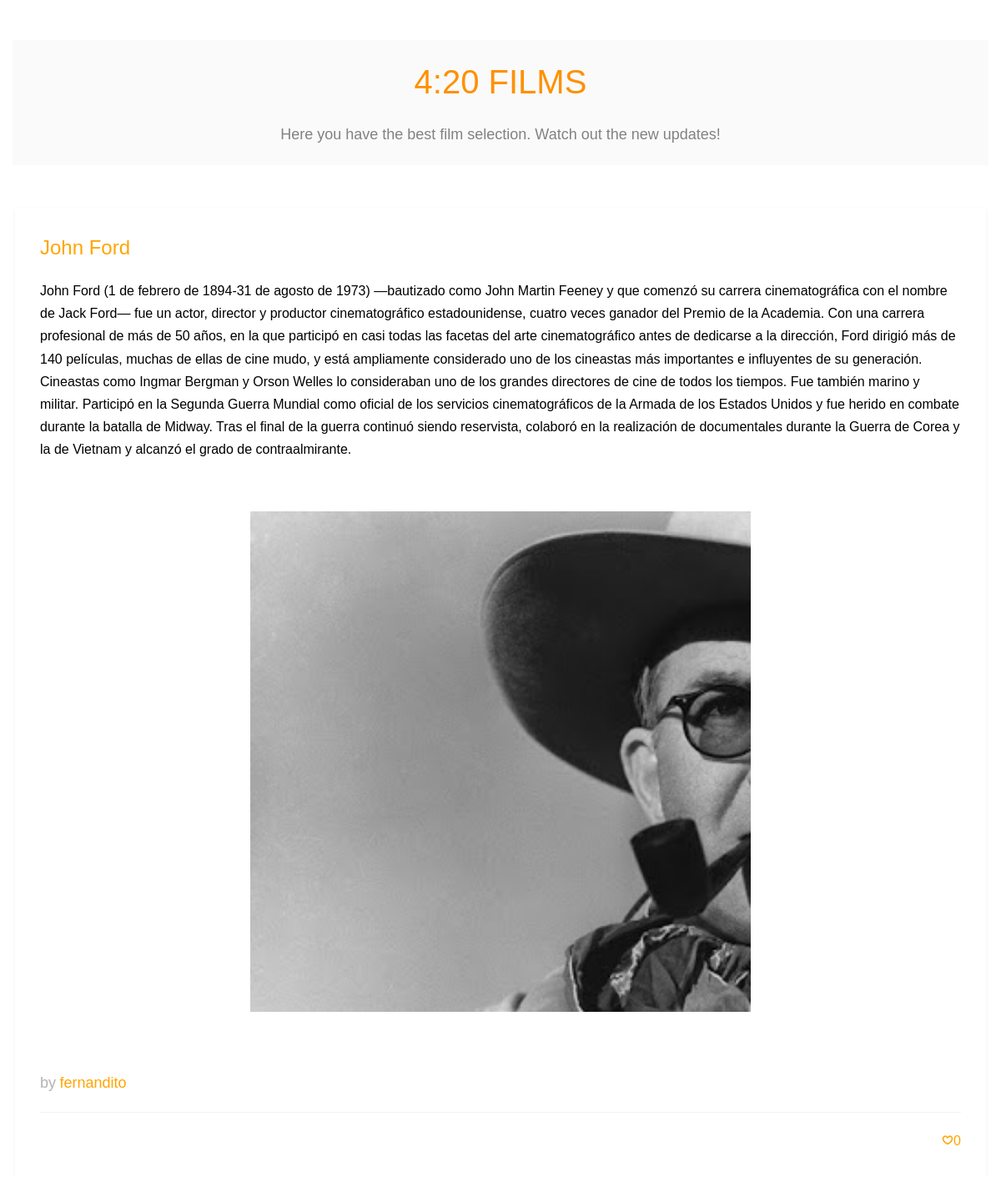
The page /director/13 on the database its author committed.
### appMediaCenter/models.py (models this page shows, shortened)
class Director(models.Model):
    name = models.CharField(max_length=50)
    biography = models.TextField(null=False, blank=False)
    image = models.ImageField(upload_to='media/director_images/')
    likes = models.IntegerField(default=0)

### appMediaCenter/views.py (the view)
# urls.py: path('director/<int:director_id>', views.director, name='director'),
def director(request, director_id):
    director = get_object_or_404(Director, pk=director_id)
    context = {'director': director}
    return render(request, 'director.html', context)

### appMediaCenter/templates/director.html (shortened to what this page needs)
{% extends "base.html" %}
{% block styles %}
{% load static %}
<link rel="stylesheet" href="{% static 'css/animate.css' %}">
<link rel="stylesheet" href="{% static 'css/icomoon.css' %}">
<link rel="stylesheet" href="{% static 'css/bootstrap.css' %}">
<link rel="stylesheet" href="{% static 'css/style.css' %}">
{% endblock %}
{% block content %}
              <div id="fh5co-blog">
                <div class="container">
                    {% if director %}
                    <div class="center">
                      <div class="individual">
                        <div class="blog-text">
                          <h3>{{director.name}}</h3>
                          <p>{{director.biography}}</p>
                          {% load static %}
                          <div class="padding">
                            <div class="director" style="background-image: url({% static director.image.name %});background-size: cover;"></div>
                          </div>
                          <div class="pading"></div>
                          <p><span class="byfernandito">by</span> <span class="orange byfernandito">fernandito</span></p>
                          <ul class="stuff">
                            <li><i class="icon-heart2"></i>{{director.likes}}</li>
                          </ul>
                        </div>
                      </div>
                    </div>
                    {% else %}
                    <p>No existe el director seleccionado.</p>
                    {% endif %}
                </div>
              </div>
{% endblock %}

### appMediaCenter/static/css/icomoon.css (style rules this page uses)
[class^="icon-"], [class*=" icon-"] { font-family: 'icomoon' !important; speak: none; font-style: normal; font-weight: normal; font-variant: normal; text-transform: none; line-height: 1; -webkit-font-smoothing: antialiased; -moz-osx-font-smoothing: grayscale; }
.icon-heart2:before { content: "\eaa4"; }

### appMediaCenter/static/css/style.css (style rules this page uses)
body { font-family: "Space Mono", Arial, serif; font-weight: 400; font-size: 16px; line-height: 1.7; color: #4d4d4d; background: #fff; }
p { margin-bottom: 10px; }
h1, h2, h3, h4, h5, h6, figure { color: #000; font-family: "Space Mono", Arial, serif; font-weight: 400; margin: 0 0 20px 0; }
#fh5co-about, #fh5co-resume, #fh5co-skills, #fh5co-started, #fh5co-work, #fh5co-blog, #fh5co-pricing, #fh5co-contact { padding: 3em 0; clear: both; }
.individual .blog-text { margin-bottom: 30px; position: relative; width: 100%; padding: 30px; float: left; background: #fff; -webkit-box-shadow: 0px 2px 5px 0px rgba(0, 0, 0, 0.06); -moz-box-shadow: 0px 2px 5px 0px rgba(0, 0, 0, 0.06); box-shadow: 0px 2px 5px 0px rgba(0, 0, 0, 0.06); -webkit-transition: 0.3s; -o-transition: 0.3s; transition: 0.3s; }
.individual .blog-text span { display: inline-block; margin-bottom: 10px; font-size: 18px !important; color: rgba(0, 0, 0, 0.3); }
.individual .blog-text .stuff { margin: 0; padding: 0; border-top: 1px solid rgba(0, 0, 0, 0.05); padding-top: 20px; }
.individual .blog-text .stuff li { list-style: none; display: inline-block; margin-left: 10px; }
.individual .blog-text .stuff li:first-child { margin-left: 0; }
.individual .blog-text .stuff li:last-child { float: right; }
.individual .blog-text .stuff li:last-child i { padding-right: 0; padding-left: 10px; }
.individual .blog-text .stuff li i { font-size: 14px; padding-right: 5px; }
.individual .blog-text h3 { font-size: 24px; margin-bottom: 20px; line-height: 1.5; color: orange; }
.individual .blog-text p { color: black; }
.individual { height: 500px; width: 100%; margin: auto; background: rgba(250, 250, 250, 0.95); color: orange; }
.container { padding-left: 0px; padding-right: 0px; }
.individual .blog-text .orange { color: orange; }
.pading { height: 60px; }
.director { margin: 0 auto; width: 600px; height: 600px; }
.padding { margin-top: 60px; }
.center { display: flex; justify-content: center; height: 50px; border: 3px solid transparent; }

### rows shown on the page
Director: name "John Ford", biography "John Ford (1 de febrero de 1894-31 de agosto de 1973) —bautizado como John Martin Feeney y que comenzó su carrera cinematográfica con el nombre de Jack Ford— fue un actor, director y productor cinematográfico estadounidense, cuatro veces ganador del Premio de la Academia. Con una carrera profesional de más de 50 años, en la que participó en casi todas las facetas del arte cinematográfico antes de dedicarse a la dirección, Ford dirigió más de 140 películas, muchas de ellas de cine mudo, y está ampliamente considerado uno de los cineastas más importantes e influyentes de su generación. Cineastas como Ingmar Bergman y Orson Welles lo consideraban uno de los grandes directores de cine de todos…", image (picture), likes "0"
